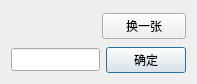
<?xml version="1.0" encoding="UTF-8"?>
<ui version="4.0">
 <class>CheckCodeDlg</class>
 <widget class="QDialog" name="CheckCodeDlg">
  <property name="geometry">
   <rect>
    <x>0</x>
    <y>0</y>
    <width>197</width>
    <height>81</height>
   </rect>
  </property>
  <property name="windowTitle">
   <string>请输入验证码</string>
  </property>
  <property name="windowIcon">
   <iconset resource="../res/qgpa.qrc">
    <normaloff>:/ico.ico</normaloff>:/ico.ico</iconset>
  </property>
  <layout class="QVBoxLayout" name="verticalLayout">
   <item>
    <layout class="QHBoxLayout" name="horizontalLayout_2">
     <item>
      <widget class="QLabel" name="label">
       <property name="minimumSize">
        <size>
         <width>0</width>
         <height>30</height>
        </size>
       </property>
       <property name="text">
        <string/>
       </property>
      </widget>
     </item>
     <item>
      <widget class="QPushButton" name="btnChange">
       <property name="text">
        <string>换一张</string>
       </property>
       <property name="autoDefault">
        <bool>false</bool>
       </property>
      </widget>
     </item>
    </layout>
   </item>
   <item>
    <layout class="QHBoxLayout" name="horizontalLayout">
     <item>
      <widget class="QLineEdit" name="lineEdit">
       <property name="font">
        <font>
         <pointsize>10</pointsize>
        </font>
       </property>
      </widget>
     </item>
     <item>
      <widget class="QPushButton" name="btnSubmit">
       <property name="text">
        <string>确定</string>
       </property>
      </widget>
     </item>
    </layout>
   </item>
  </layout>
 </widget>
 <layoutdefault spacing="6" margin="11"/>
 <resources>
  <include location="../res/qgpa.qrc"/>
 </resources>
 <connections/>
</ui>
